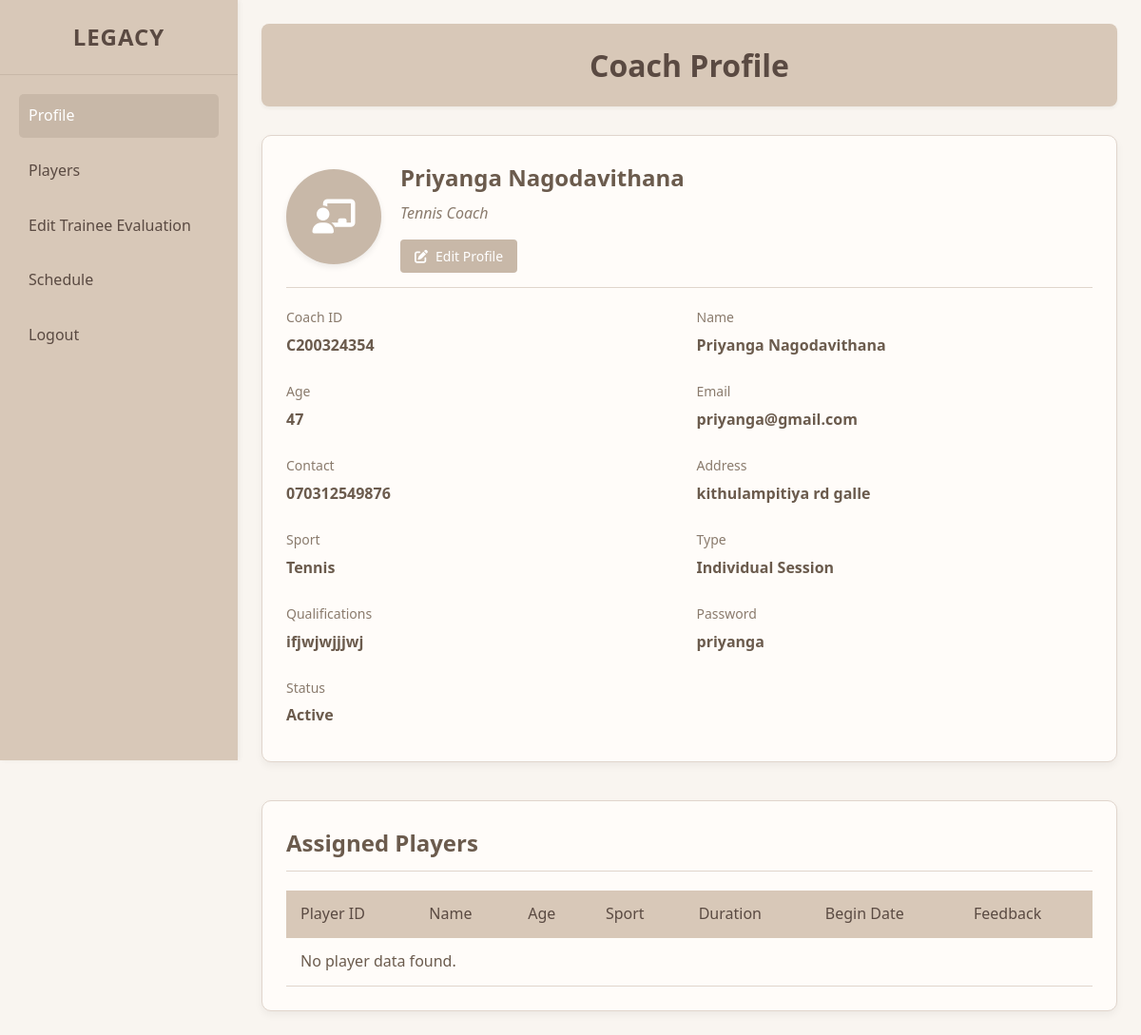
Page /coachprofile.php (signed in) on the committed database.
### tables this page shows
CREATE TABLE IF NOT EXISTS `tblcoach` (
  `CID` varchar(10) NOT NULL,
  `TeleNum` text NOT NULL,
  `Address` varchar(100) NOT NULL,
  `Email` varchar(100) NOT NULL,
  `Age` int NOT NULL,
  `Sport` varchar(50) NOT NULL,
  `Name` varchar(50) NOT NULL,
  `Type` varchar(20) NOT NULL,
  `Qualific` varchar(100) NOT NULL,
  `pwd` text NOT NULL,
  `Status` varchar(10) NOT NULL,
  PRIMARY KEY (`CID`),
  UNIQUE KEY `Email` (`Email`)
);

### coachprofile.php (the view, shortened to what this page needs)
<?php
$host = "localhost";
$dbname = "legacy_db";
$user = "root";
$pass = "";
$id = $_SESSION['user_id'];
$con = new mysqli($host, $user, $pass, $dbname);
$res_c = mysqli_query($con, "SELECT * FROM tblcoach WHERE CID = '$id'");
if ($res_c && mysqli_num_rows($res_c) > 0) {
    $coach_data = mysqli_fetch_assoc($res_c);
    $cid = $coach_data['CID'] ?? '';
    $teleNum = $coach_data['TeleNum'] ?? '';
    $address = $coach_data['Address'] ?? '';
    $email = $coach_data['Email'] ?? '';
    $age = $coach_data['Age'] ?? '';
    $sport = $coach_data['Sport'] ?? '';
    $name = $coach_data['Name'] ?? '';
    $type = $coach_data['Type'] ?? '';
    $qualific = $coach_data['Qualific'] ?? '';
    $pwd = $coach_data['pwd'] ?? '';
    $status = $coach_data['Status'] ?? '';
} else {
    $cid = $teleNum = $address = $email = $age = $sport = $name = $type = $qualific = $pwd = $status = '';
    $_SESSION['error_message'] = "Coach not found in database";
}
$rp = mysqli_query($con, "SELECT * FROM tblplayer where CID='$id'");
?>
<!DOCTYPE html>
<html lang="en">
<head>
    <link rel="stylesheet" href="https://cdnjs.cloudflare.com/ajax/libs/font-awesome/6.0.0-beta3/css/all.min.css">
</head>
<body>
    <div class="sidebar">
        <div class="logo">
            <h1>LEGACY</h1>
        </div>
        <ul class="nav-menu">
            <li><a href="coachprofile.html" class="active"> Profile</a></li>
            <li><a href="Viewplayer.php"> Players</a></li>
            <li><a href="Edit trainee.html">Edit Trainee Evaluation</a></li>
            <li><a href="Coach_Schedule.php">Schedule</a></li>
            <li><a href="logout.php">Logout</a></li>
        </ul>
    </div>
    <div class="main-content">
        <div class="container">
            <header>
                <h1>Coach Profile</h1>
            </header>
            <section class="profile-section">
                <div class="profile-card">
                    <div class="profile-header">
                        <div class="profile-pic">
                            <i class="fa-solid fa-chalkboard-user"></i>
                        </div>
                        <div class="profile-info">
                            <h2><?php echo htmlspecialchars($name); ?></h2>
                            <p><?php echo htmlspecialchars($sport); ?> Coach</p>
                            <div class="profile-actions">
                                <button class="edit-profile-btn" onclick="toggleEditForm()" id="editProfileBtn">
                                    <i class="fas fa-edit"></i> Edit Profile
                                </button>
                            </div>
                        </div>
                    </div>
                    <div class="details-grid" id="profileDisplay">
                        <div class="detail-item">
                            <h4>Coach ID</h4>
                            <p><?php echo htmlspecialchars($cid); ?></p>
                        </div>
                        <div class="detail-item">
                            <h4>Name</h4>
                            <p><?php echo htmlspecialchars($name); ?></p>
                        </div>
                        <div class="detail-item">
                            <h4>Age</h4>
                            <p><?php echo htmlspecialchars($age); ?></p>
                        </div>
                        <div class="detail-item">
                            <h4>Email</h4>
                            <p><?php echo htmlspecialchars($email); ?></p>
                        </div>
                        <div class="detail-item">
                            <h4>Contact</h4>
                            <p><?php echo htmlspecialchars($teleNum); ?></p>
                        </div>
                        <div class="detail-item">
                            <h4>Address</h4>
                            <p><?php echo htmlspecialchars($address); ?></p>
                        </div>
                        <div class="detail-item">
                            <h4>Sport</h4>
                            <p><?php echo htmlspecialchars($sport); ?></p>
                        </div>
                        <div class="detail-item">
                            <h4>Type</h4>
                            <p><?php echo htmlspecialchars($type); ?></p>
                        </div>
                        <div class="detail-item">
                            <h4>Qualifications</h4>
                            <p><?php echo htmlspecialchars($qualific); ?></p>
                        </div>
                        <div class="detail-item">
                            <h4>Password</h4>
                            <p><?php echo htmlspecialchars($pwd); ?></p>
                        </div>
                        <div class="detail-item">
                            <h4>Status</h4>
                            <p><?php echo htmlspecialchars($status); ?></p>
                        </div>
                    </div>
                </div>
            </section>
            <section class="players-section">
                <h2 class="section-title">Assigned Players</h2>
                <table class="players-table">
                    <thead>
                        <tr>
                            <th>Player ID</th>
                            <th>Name</th>
                            <th>Age</th>
                            <th>Sport</th>
                            <th>Duration</th>
                            <th>Begin Date</th>
                            <th>Feedback</th>
                        </tr>
                    </thead>
                    <tbody>
                        <?php
                        $p_data = mysqli_fetch_all($rp, MYSQLI_ASSOC);
                        ?>
                        <?php if (empty($p_data)): ?>
                            <tr>
                                <td colspan="7">No player data found.</td>
                            </tr>
                        <?php endif; ?>
                    </tbody>
                </table>
            </section>
        </div>
    </div>
</body>
</html>

### coachprofile.php (style rules this page uses)
* { margin: 0; padding: 0; box-sizing: border-box; font-family: 'Segoe UI', Tahoma, Geneva, Verdana, sans-serif; }
body { background-color: #f9f5f0; color: #6b5b4d; line-height: 1.6; display: flex; min-height: 100vh; }
.sidebar { width: 250px; background-color: #d8c8b8; color: #5a4a42; padding: 20px 0; height: 100vh; position: sticky; top: 0; box-shadow: 2px 0 5px rgba(0, 0, 0, 0.05); }
.logo { text-align: center; padding: 0 20px 20px; border-bottom: 1px solid #c8b8a8; margin-bottom: 20px; }
.logo h1 { font-size: 24px; font-weight: bold; color: #5a4a42; letter-spacing: 1px; }
.nav-menu { list-style: none; padding: 0 20px; }
.nav-menu li { margin-bottom: 12px; }
.nav-menu a { color: #5a4a42; text-decoration: none; display: flex; align-items: center; padding: 10px; border-radius: 5px; transition: all 0.3s ease; }
.nav-menu a:hover, .nav-menu a.active { background-color: #c8b8a8; color: #fff; }
.main-content { flex: 1; padding: 25px; }
.container { max-width: 1200px; margin: 0 auto; }
header { background-color: #d8c8b8; color: #5a4a42; padding: 18px 0; text-align: center; margin-bottom: 30px; border-radius: 8px; box-shadow: 0 2px 4px rgba(0, 0, 0, 0.05); }
.profile-section { display: flex; flex-wrap: wrap; gap: 30px; margin-bottom: 40px; }
.profile-card { flex: 1; min-width: 300px; background: #fffcf9; border-radius: 10px; box-shadow: 0 4px 8px rgba(0, 0, 0, 0.05); padding: 25px; border: 1px solid #e0d5cc; }
.profile-header { display: flex; align-items: center; margin-bottom: 20px; border-bottom: 1px solid #e0d5cc; padding-bottom: 15px; }
.profile-pic { width: 100px; height: 100px; border-radius: 50%; background-color: #c8b8a8; display: flex; align-items: center; justify-content: center; color: #fff; font-size: 36px; margin-right: 20px; box-shadow: 0 3px 6px rgba(0, 0, 0, 0.08); }
.profile-info h2 { color: #6b5b4d; margin-bottom: 5px; }
.profile-info p { color: #8a7b6d; font-style: italic; }
.profile-actions { margin-top: 15px; }
.edit-profile-btn { background-color: #c8b8a8; color: #fff; border: none; padding: 8px 15px; border-radius: 4px; cursor: pointer; transition: all 0.3s; font-size: 14px; display: inline-flex; align-items: center; gap: 8px; }
.details-grid { display: grid; grid-template-columns: repeat(2, 1fr); gap: 15px; }
.detail-item { margin-bottom: 10px; }
.detail-item h4 { color: #8a7b6d; font-weight: 500; margin-bottom: 5px; font-size: 14px; }
.detail-item p { color: #6b5b4d; font-weight: 600; }
.players-section { background: #fffcf9; border-radius: 10px; box-shadow: 0 4px 8px rgba(0, 0, 0, 0.05); padding: 25px; overflow-x: auto; border: 1px solid #e0d5cc; }
.section-title { color: #6b5b4d; margin-bottom: 20px; padding-bottom: 10px; border-bottom: 1px solid #e0d5cc; }
.players-table { width: 100%; border-collapse: collapse; margin-top: 20px; }
.players-table th { background-color: #d8c8b8; color: #5a4a42; text-align: left; padding: 12px 15px; font-weight: 500; }
.players-table td { padding: 12px 15px; border-bottom: 1px solid #e0d5cc; }

### rows in the picture
tblcoach: Name "Priyanga Nagodavithana", Sport "Tennis", CID "C200324354", Age "47", Email "priyanga@gmail.com", TeleNum "070312549876", Address "kithulampitiya rd galle", Type "Individual Session", Qualific "ifjwjwjjjwj", pwd "priyanga", Status "Active"
